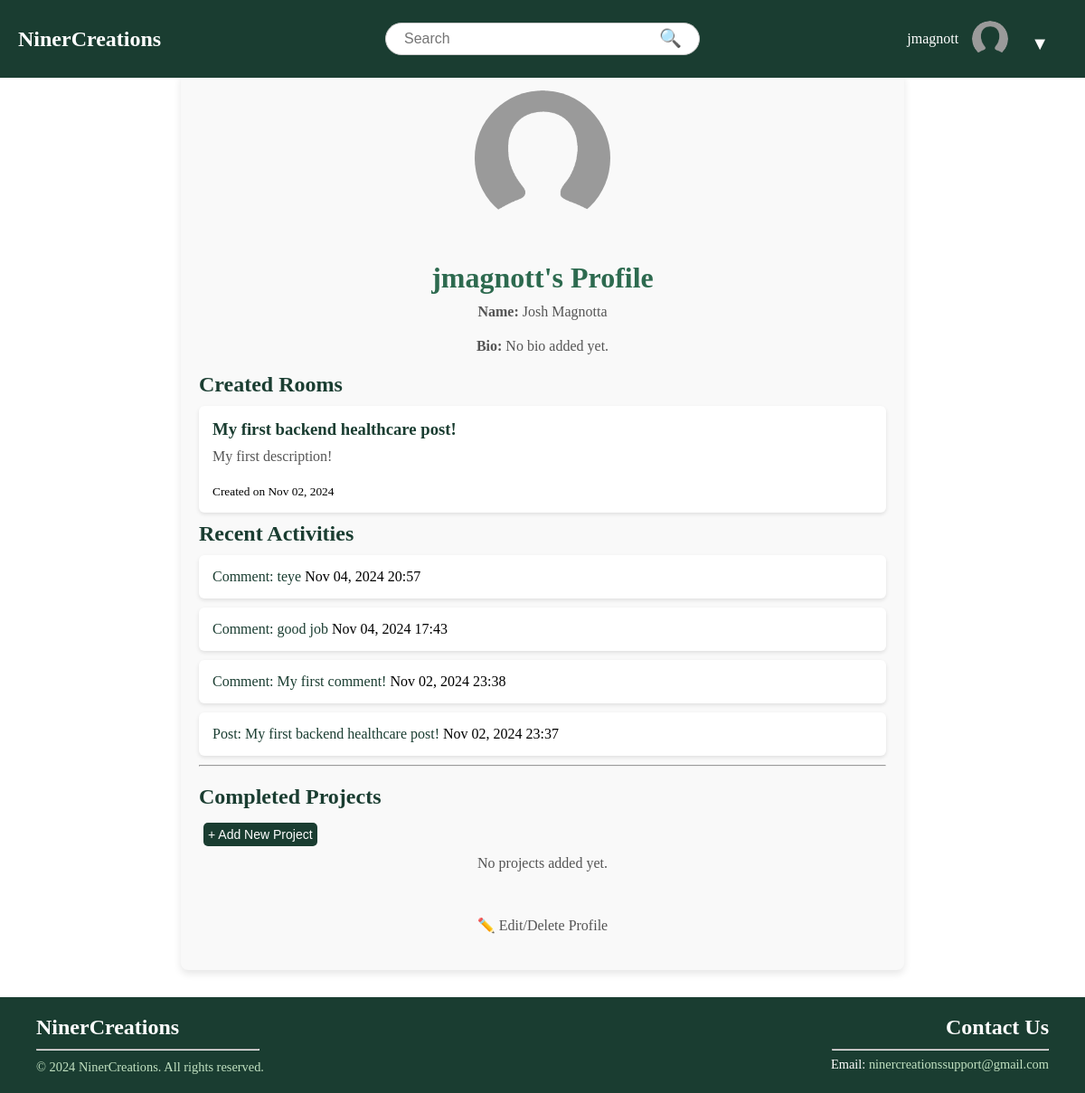
/profile/ (signed in), run on the app's committed database.
### NinerCreations/models.py (models this page shows, shortened)
class Profile(models.Model):
    user = models.OneToOneField(User, on_delete=models.CASCADE)
    bio = models.TextField(blank=True, default='')
    profile_picture = models.ImageField(
        upload_to='profile_pictures/',
        default='profile_pictures/profile-placeholder.png'
    )

class Post(models.Model):
    author = models.ForeignKey(User, on_delete=models.CASCADE)
    title = models.CharField(max_length=255)
    content = models.TextField()
    created_at = models.DateTimeField(auto_now_add=True)
    topics = models.ManyToManyField(Topic, related_name="posts", blank=True)
    @property
    def activity_type(self):
        return "Post"

class Comment(models.Model):
    post = models.ForeignKey(Post, on_delete=models.CASCADE, related_name="comments")
    author = models.ForeignKey(User, on_delete=models.CASCADE, null=True, blank=True)
    content = models.TextField()
    created_at = models.DateTimeField(auto_now_add=True)
    @property
    def activity_type(self):
        return "Comment"

### NinerCreations/views.py (the view)
# urls.py: path('profile/', views.profile_view, name='profile'),
@login_required
def profile_view(request):
    profile, created = Profile.objects.get_or_create(user=request.user)
    recent_rooms = Post.objects.filter(author=request.user).order_by('-created_at')[:5]
    recent_posts = Post.objects.filter(author=request.user).order_by('-created_at')[:10]
    recent_comments = Comment.objects.filter(author=request.user).order_by('-created_at')[:10]
    projects = Project.objects.filter(user=request.user)
    recent_activities = sorted(
        list(recent_posts) + list(recent_comments),
        key=lambda x: x.created_at,
        reverse=True
    )[:10]
    return render(request, 'base/profile.html', {
        'profile': profile,
        'recent_rooms': recent_rooms,
        'recent_activities': recent_activities,
        'projects': projects,
    })

### NinerCreations/templates/base/profile.html (shortened to what this page needs)
{% extends "base/base.html" %}
{% load static %}
{% block content %}
<div class="profile-page-container">
    <div class="profile-picture-container" style="text-align: center; margin-bottom: 20px;">
        <img src="{% if profile.profile_picture and profile.profile_picture.url %}{{ profile.profile_picture.url }}{% else %}{% static 'images/profile-placeholder.png' %}{% endif %}"
             alt="Profile Picture"
             style="width: 150px; height: 150px; border-radius: 50%; object-fit: cover; display: inline-block;">
    </div>
    <h1 style="text-align: center;">{{ user.username }}'s Profile</h1>
    <p style="text-align: center;"><strong>Name:</strong> {{ user.get_full_name|default:"Not provided" }}</p>
    <p style="text-align: center;"><strong>Bio:</strong> {{ profile.bio|default:"No bio added yet." }}</p>
    <h2>Created Rooms</h2>
    {% if recent_rooms %}
        <ul>
            {% for room in recent_rooms %}
                <li>
                    <a class="profile-tags" style="color: #1A3D31; text-decoration: none;" href="{% url 'post_detail' room.id %}">
                        <h3 style="margin-bottom: 10px;">{{ room.title }}</h3>
                    </a>
                    <p style="text-align: left;">{{ room.content }}</p>
                    <small>Created on {{ room.created_at|date:"M d, Y" }}</small>
                </li>
            {% endfor %}
        </ul>
    {% else %}
        <p>No rooms created yet.</p>
    {% endif %}
    <h2>Recent Activities</h2>
    {% if recent_activities %}
        <div>
        <ul>
            {% for activity in recent_activities %}
                <li>
                    {% if activity.activity_type == "Post" %}
                    <a style="color: #1A3D31; text-decoration: none;" href="{% url 'post_detail' activity.id %}">
                        Post: {{ activity.title }}
                    </a>
                    {% elif activity.activity_type == "Comment" %}
                    <a style="color: #1A3D31; text-decoration: none;" href="{% url 'post_detail' activity.post.id %}">
                        Comment: {{ activity.content }}
                    </a>
                    {% endif %}
                    {{ activity.created_at|date:"M d, Y H:i" }}
                </li>
            {% endfor %}
        </ul>
        </div>
    {% else %}
        <p>No recent activities.</p>
    {% endif %}
    <hr style="color:#1A3D31;">
    <div class="completed-projects-container" style="padding-top: 20px; padding-bottom: 30px;">
        <h2 style="margin-bottom: 15px;">Completed Projects</h2>
        <button class="add-project-btn" onclick="toggleProjectForm()" style="background-color: #1A3D31; color: #fff; border: none; border-radius: 5px; padding: 5px 5px; font-size: 14px; display: block; margin: 5px 5px; cursor: pointer; margin-bottom: 10px;">+ Add New Project</button>
        {% if projects %}
        <ul class="projects-list">
            {% for project in projects %}
                <li class="project-item" style="margin-bottom: 20px;">
                    <h3>{{ project.name }}</h3>
                    <p>{{ project.description }}</p>
                    <a href="{{ project.github_link }}" target="_blank">View Project</a>
                </li>
            {% endfor %}
        </ul>
        {% else %}
        <p>No projects added yet.</p>
        {% endif %}
    </div>
    <div class="edit-delete">
        <a href="/settings" style="text-decoration: none;">
            <p>✏️ Edit/Delete Profile</p>
        </a>
    </div>
</div>
{% endblock %}

### NinerCreations/templates/base/base.html (shortened to what this page needs)
{% load static %}
<!DOCTYPE html>
<html lang="en">
<head>
    <link rel="stylesheet" type="text/css" href="{% static 'css/styles.css' %}">
</head>
<body>
    <div class="wrapper">
        <div class="header">
            <div class="logo">
                <a href="/">
                    <h1>NinerCreations</h1>
                </a>
            </div>
            <div class="search-bar">
                <form action="/search/" method="get">
                    <input type="text" name="q" placeholder="Search" value="">
                    <button type="submit">&#128269;</button>
                </form>
            </div>
            <div class="header-right">
                {% if user.is_authenticated %}
                    <span>{{ user.username }}</span>
                    <div class="profile-container">
                        <div class="profile-picture">
                            <img src="{% if user.profile.profile_picture and user.profile.profile_picture.url %}{{ user.profile.profile_picture.url }}{% else %}{% static 'images/profile-placeholder.png' %}{% endif %}"
                                 alt="Profile Picture"
                                 style="width: 40px; height: 40px; border-radius: 50%; object-fit: cover;">
                        </div>
                        <div class="dropdown">
                            <button class="dropdown-btn">▼</button>
                        </div>
                    </div>
                {% else %}
                    <a href="{% url 'login' %}" class="login-btn">Login</a>
                {% endif %}
            </div>
        </div>
        <div class="content">
            {% block content %}
            {% endblock %}
        </div>
        {% include 'base/footer.html' %}
    </div>
</body>
</html>

### NinerCreations/templates/base/footer.html
{% load static %}
<div class="footer">
    <div class="footer-content">
        <div class="footer-column">
            <div class="footer-section about">
                <h2>NinerCreations</h2>
            </div>
            <hr style="width: 247px;">
            <div class="footer-bottom">
                <p>&copy; {% now "Y" %} NinerCreations. All rights reserved.</p>
            </div>
        </div>
        <div class="footer-column2">
            <div class="footer-section contact">
                <h2>Contact Us</h2>
                <hr style="width: 240px; margin-left: auto;">
                <p style="padding-top: 7px;">Email: <a href="mailto:ninercreationssupport@gmail.com">ninercreationssupport@gmail.com</a></p>
            </div>
        </div>
    </div>
</div>

### static/css/styles.css (style rules this page uses)
* { padding: 0; margin: 0; box-sizing: border-box; }
html, body { height: 100%; margin: 0; }
.wrapper { display: flex; flex-direction: column; min-height: 100vh; }
.content { flex: 1; padding: 20px; margin-top: 60px; margin-bottom: 10px; }
.header { display: flex; align-items: center; justify-content: space-between; background-color: #1A3D31; padding: 10px 20px; color: white; position: fixed; top: 0; width: 100%; z-index: 10; }
.logo { flex: 1; text-align: left; }
.logo a { text-decoration: none; }
.logo h1 { font-size: 24px; color: #FFFFFF; margin: 0; }
.search-bar { flex: 2; display: flex; justify-content: center; align-items: center; margin-top: 15px; }
.search-bar form { width: 100%; max-width: 60%; display: flex; align-items: center; position: relative; }
.search-bar input { width: 100%; padding: 8px 40px 8px 20px; border-radius: 20px; border: 1px solid #ccc; font-size: 16px; }
.search-bar button { position: absolute; right: 10px; background: none; border: none; font-size: 20px; cursor: pointer; color: #333; margin-top: -5px; }
.header-right { flex: 1; display: flex; align-items: center; gap: 15px; justify-content: flex-end; }
h2 { color: #2c3e50; margin-bottom: 20px; font-weight: bold; }
form { display: flex; flex-direction: column; }
form input { padding: 8px; border-radius: 4px; border: 1px solid #ccc; margin-bottom: 15px; font-size: 16px; }
form button { background-color: #2c3e50; color: white; font-weight: bold; padding: 10px; border: none; border-radius: 4px; cursor: pointer; transition: background-color 0.3s ease; }
a { color: #2c3e50; }
.profile-container { display: flex; align-items: center; position: relative; }
.profile-picture { width: 40px; height: 40px; border-radius: 50%; overflow: hidden; }
.profile-picture img { width: 100%; height: 100%; object-fit: cover; }
.dropdown { position: relative; display: inline-block; }
.dropdown-btn { background: none; border: none; color: white; font-size: 20px; cursor: pointer; margin-left: 5px; }
.footer { background-color: #1A3D31; color: white; text-align: center; font-size: 0.9rem; width: 100%; padding: 20px 0; position: relative; bottom: 0; }
.footer-content { display: flex; justify-content: space-between; align-items: flex-start; max-width: 1200px; margin: 0 auto; padding: 0 20px; }
.footer-column { flex: 1; text-align: left; padding: 0 20px; }
.footer-column2 { flex: 1; text-align: right; padding: 0 20px; }
.footer-section h2 { font-size: 1.5rem; color: #FFFFFF; margin-bottom: 10px; }
.footer-section p, .footer-bottom p { margin: 0; font-size: 0.9rem; }
.footer-section a { color: #c1e1c1; text-decoration: none; }
.footer-bottom { margin-top: 10px; color: #c1e1c1; }
.profile-page-container { position: relative; max-width: 800px; margin: 0 auto; padding: 20px; background-color: #f9f9f9; border-radius: 8px; box-shadow: 0 4px 8px rgba(0, 0, 0, 0.1); }
.profile-page-container h1 { font-size: 2rem; color: #2d6a4f; margin-bottom: 10px; text-align: center; }
.profile-page-container p { font-size: 1rem; color: #555; margin-bottom: 20px; text-align: center; }
.profile-page-container h2 { font-size: 1.5rem; color: #1A3D31; margin-bottom: 10px; }
.profile-page-container ul { list-style: none; padding: 0; margin: 0; }
.profile-page-container li { background-color: #ffffff; padding: 15px; border-radius: 6px; margin-bottom: 10px; box-shadow: 0px 2px 4px rgba(0, 0, 0, 0.1); transition: transform 0.2s; }
.completed-projects-container { padding-top: 20px; padding-bottom: 30px; }
.completed-projects-container h2 { margin-bottom: 15px; }
.add-project-btn { background-color: #1A3D31; color: #fff; border: none; border-radius: 5px; padding: 5px 5px; font-size: 14px; display: block; margin: 5px 5px; margin-bottom: 10px; }
form { width: 100%; }
button { background-color: #1A3D31; color: #fff; border: none; border-radius: 5px; padding: 10px 20px; font-size: 16px; cursor: pointer; margin-top: 10px; }
img { display: block; margin-bottom: 15px; border-radius: 50%; width: 150px; height: 150px; object-fit: cover; }

### data on the page
Profile: profile_picture (placeholder picture), bio "No bio added yet."
Post: title "My first backend healthcare post!", content "My first description!", created_at "Nov 02, 2024", created_at "Nov 02, 2024 23:37"
Comment: content "teye", created_at "Nov 04, 2024 20:57"
Comment: content "good job", created_at "Nov 04, 2024 17:43"
Comment: content "My first comment!", created_at "Nov 02, 2024 23:38"

### other printed values
{{ user.username }} "jmagnott"
{{ user.get_full_name|default:"Not provided" }} "Josh Magnotta"
